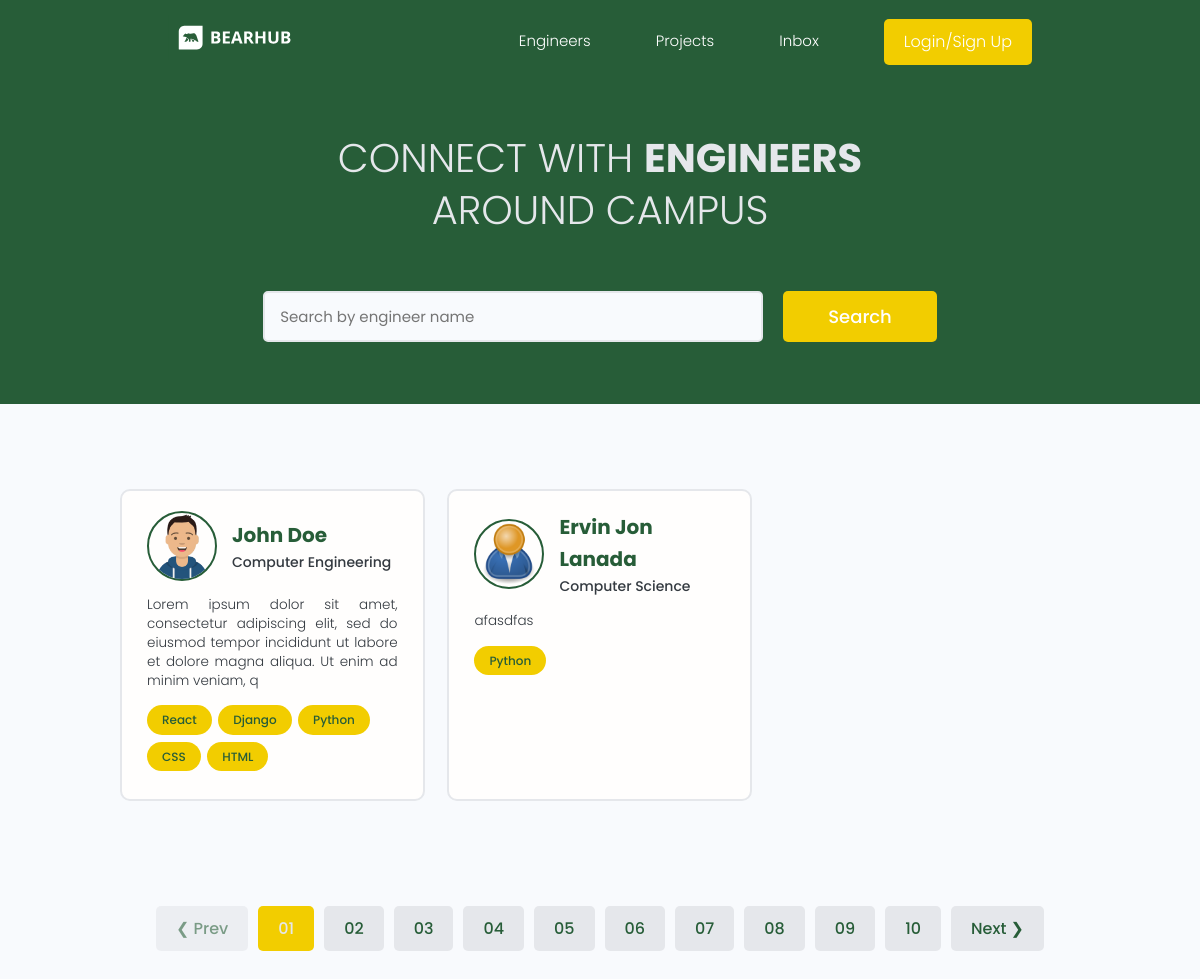
The app's page /, older data.
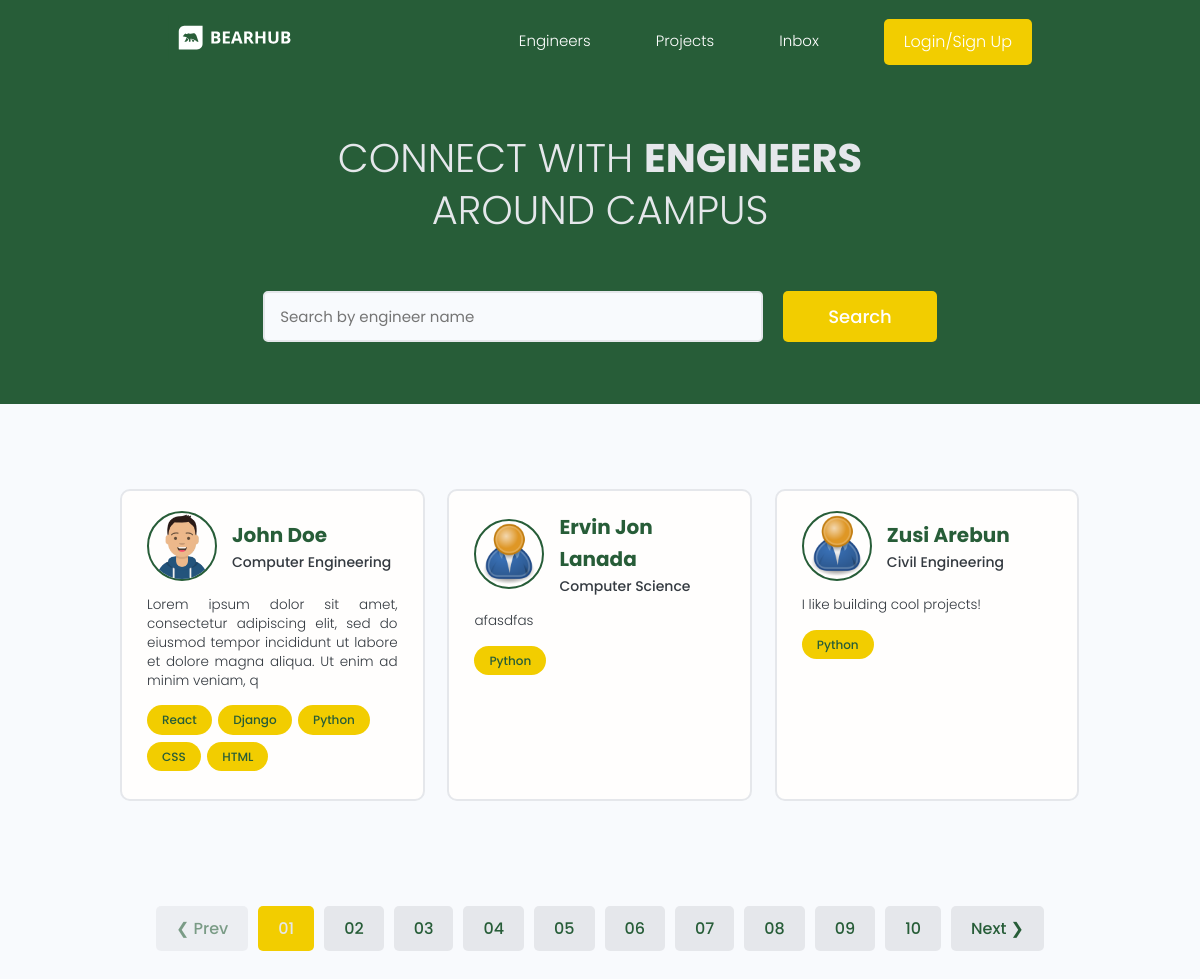
The same page, newer data.
### users/models.py (models this page shows, shortened)
class Profile(models.Model):
    user = models.OneToOneField(User, on_delete=models.CASCADE, null=True, blank=True)
    name = models.CharField(max_length=200, blank=True, null=True)
    email = models.EmailField(max_length=500, blank=True, null=True)
    username =  models.CharField(max_length=200, blank=True, null=True)
    major =  models.CharField(max_length=200, blank=True, null=True)
    headline = models.CharField(max_length=200, blank=True, null=True)
    bio = models.TextField(blank=True, null=True)
    profile_image = models.ImageField(null=True, blank=True, upload_to='profiles/', default="profiles/user-default.png")
    social_github = models.CharField(max_length=200, blank=True, null=True)
    social_stackoverflow = models.CharField(max_length=200, blank=True, null=True)
    social_twitter = models.CharField(max_length=200, blank=True, null=True)
    social_linkedin = models.CharField(max_length=200, blank=True, null=True)
    social_website = models.CharField(max_length=200, blank=True, null=True)
    created = models.DateTimeField(auto_now_add=True)
    id = models.UUIDField(default=uuid.uuid4, unique=True, primary_key=True, editable=False)

class Skill(models.Model):
    owner = models.ForeignKey(Profile, on_delete=models.CASCADE, null=True, blank=True)
    name = models.CharField(max_length=200, blank=True, null=True)
    description = models.TextField(null=True, blank=True)
    created = models.DateTimeField(auto_now_add=True)
    id = models.UUIDField(default=uuid.uuid4, unique=True, primary_key=True, editable=False)
    def __str__(self):
        return str(self.name)

### users/views.py (the view)
# urls.py: path('', views.profiles, name="profiles"),
def profiles(request):
    profiles = Profile.objects.all()
    context = {'profiles': profiles}
    return render(request, 'users/profiles.html', context)

### users/templates/users/profiles.html (shortened to what this page needs)
{% extends 'main.html' %}
{% block content %}
  <main class="home">
    <section class="hero-section text-center">
      <div class="container container--narrow">
        <div class="hero-section__box">
          <h2>CONNECT WITH <span>Engineers</span></h2>
          <h2>AROUND CAMPUS</h2>
        </div>
        <div class="hero-section__search">
          <form class="form" action="#" method="get">
            <div class="form__field">
              <input class="input input--text" id="formInput#search" type="text" name="text"
                placeholder="Search by engineer name" />
            </div>
            <input class="btn btn--sub btn--lg" type="submit" value="Search" />
          </form>
        </div>
      </div>
    </section>
    <section class="devlist">
      <div class="container">
        <div class="grid grid--three">
            {% for profile in profiles %}
            <div class="column card">
                <div class="dev">
                <a href="{% url 'user-profile' profile.id %}" class="card__body">
                    <div class="dev__profile">
                    <img class="avatar avatar--md" src="{{ profile.profile_image.url }}" alt="image" />
                    <div class="dev__meta">
                        <h3>{{profile.name}}</h3>
                        <h5>{{profile.major|slice:"60"}}</h5>
                    </div>
                    </div>
                    <p class="dev__info">{{profile.bio|slice:"150"}}</p>
                    <div class="dev__skills">
                    {% for skill in profile.skill_set.all|slice:"5" %}
                    <span class="tag tag--pill tag--main">
                        <small>{{skill}}</small>
                    </span>
                    {% endfor %}
                    </div>
                </a>
                </div>
            </div>
            {% endfor %}
        </div>
      </div>
    </section>
    <div class="pagination">
      <ul class="container">
        <li><a href="#" class="btn btn--disabled">&#10094; Prev</a></li>
        <li><a href="#" class="btn btn--sub">01</a></li>
        <li><a href="#" class="btn">02</a></li>
        <li><a href="#" class="btn">03</a></li>
        <li><a href="#" class="btn">04</a></li>
        <li><a href="#" class="btn">05</a></li>
        <li><a href="#" class="btn">06</a></li>
        <li><a href="#" class="btn">07</a></li>
        <li><a href="#" class="btn">08</a></li>
        <li><a href="#" class="btn">09</a></li>
        <li><a href="#" class="btn">10</a></li>
        <li><a href="#" class="btn">Next &#10095;</a></li>
      </ul>
    </div>
  </main>
{% endblock content %}

Row changes from the older to the newer data that the page shows:
added Profile: profile_image (placeholder picture), name "Zusi Arebun", major "Civil Engineering", bio "I like building cool projects!"
added Skill: name "Python", shown under "Zusi Arebun"
